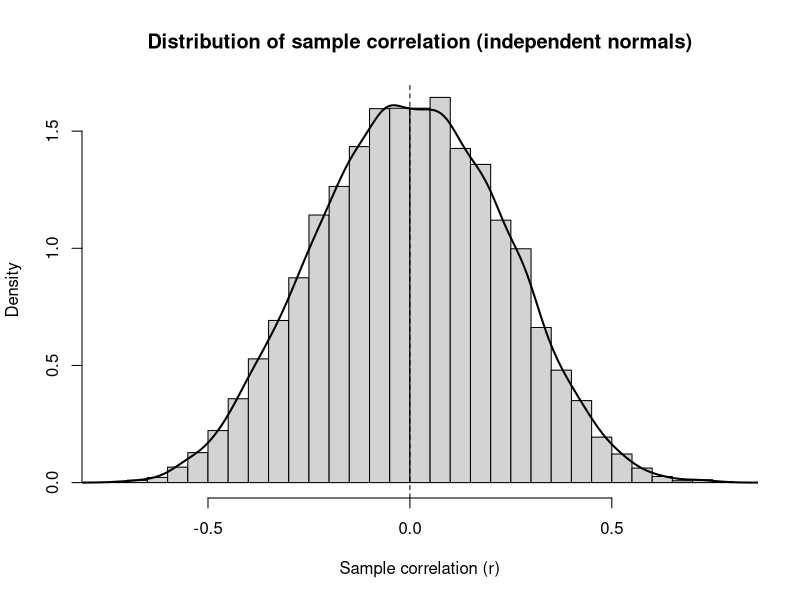
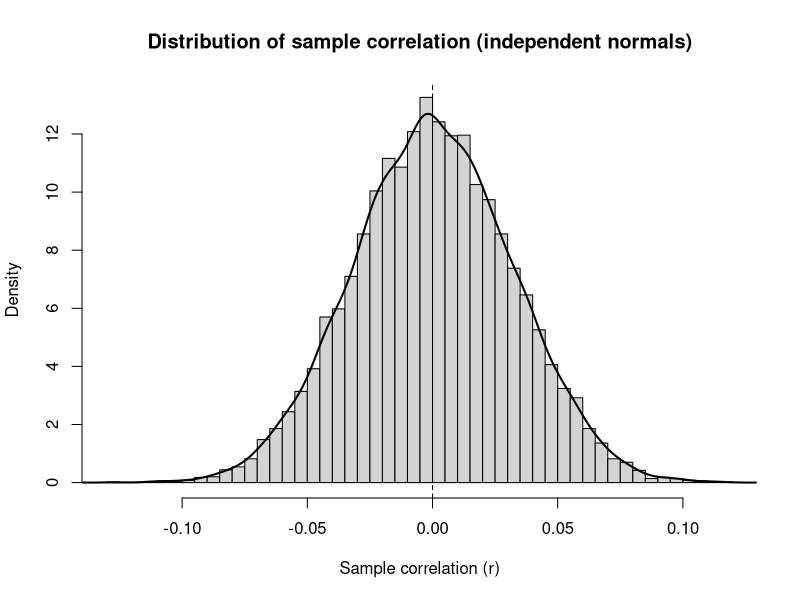
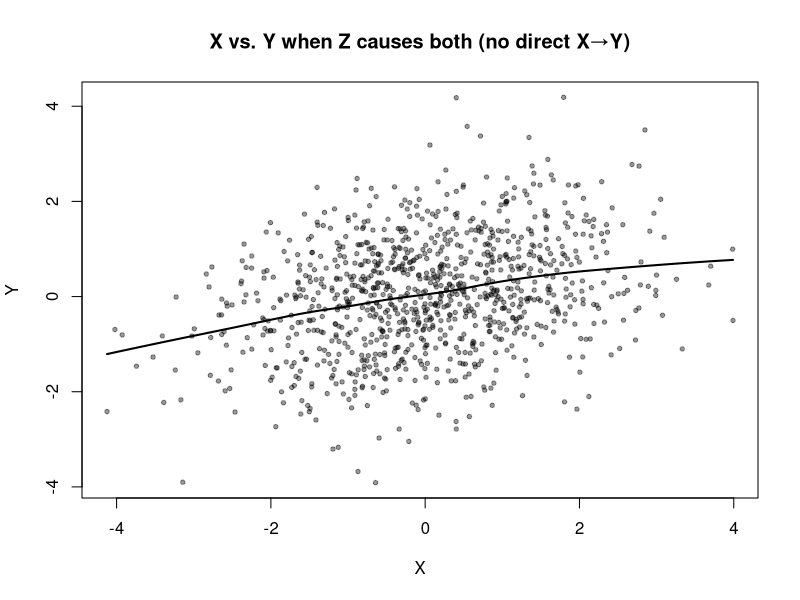

Write R code to recreate these figures, in order.
## ---- chunk 1

set.seed(1234)

# 1. Use the rnorm() function to create two random variables in R with 20 
# > observations each. Then, calculate the correlation between the two variables.
# > Repeat this process many times. Plot the distribution of the correlation 
# > coeIicients and report the standard deviation. On average, what would we 
# > expect the correlation between the two variables to be? What does this 
# > distribution tell us about sample estimates of population parameters?
  
# parameters
n <- 20
B <- 10000 # number of Monte Carlo replications

# function that returns the sample correlation from two independent N(0,1)
sim_once <- function(n) {
  x <- rnorm(n)
  y <- rnorm(n)
  cor(x, y)
}

# run the simulation
cors_n20 <- replicate(B, sim_once(n))

# summary statistics
mean_n20 <- mean(cors_n20)
sd_n20 <- sd(cors_n20)
quantile_n20 <- quantile(cors_n20, probs = c(.01, .05, .10, .25, .5, .75, .90, .95, .99))

list(mean = mean_n20, sd = sd_n20, quantiles = quantile_n20)

hist(cors_n20, breaks = 40, probability = TRUE,
     main = "Distribution of sample correlation (independent normals)",
     xlab = "Sample correlation (r)")
lines(density(cors_n20), lwd = 2)
abline(v = 0, lty = 2)


# 2. Repeat the previous step with a sample size of 1,000 and provide a 
# > substantive interpretation of how the results differ.

n_large <- 1000
cors_n1000 <- replicate(B, sim_once(n_large))

mean_n1000 <- mean(cors_n1000)
sd_n1000 <- sd(cors_n1000)
quantile_n1000 <- quantile(cors_n1000, probs = c(.01, .05, .10, .25, .5, .75, .90, .95, .99))

list(mean = mean_n1000, sd = sd_n1000, quantiles = quantile_n1000)

hist(cors_n1000, breaks = 40, probability = TRUE,
     main = "Distribution of sample correlation (independent normals)",
     xlab = "Sample correlation (r)")
lines(density(cors_n1000), lwd = 2)
abline(v = 0, lty = 2)



# 3. Create three random variables in R that have the following causal
# > relationship: That is, Z causes both X and Y, but X and Y have no causal 
# > relationship. Plot X and Y on a scatter plot and report their correlation. 
# > What does this tell us about interpreting correlations?
# > Hint: Start by generating Z as a random variable, then create X and Y as 
# > some function of Z plus random noise.

N <- 1000

# Generate Z and then X, Y as functions of Z with independent noise
Z <- rnorm(N)

# Strength of Z's effect on X and Y
alpha <- 0.8
beta <- 0.6

# Independent noise terms
sx <- 1
sy <- 1

X <- alpha * Z + rnorm(N, sd = sx)
Y <- beta * Z + rnorm(N, sd = sy)

# Compute the correlation between X and Y
cor_xy <- cor(X, Y)
cor_xy
plot(X, Y, pch = 19, cex = 0.6, col = rgb(0, 0, 0, 0.4),
     xlab = "X", ylab = "Y", main = "X vs. Y when Z causes both (no direct X→Y)")
# simple smooth for visualization
lines(lowess(X, Y, f = 2/3, iter = 1), lwd = 2)


# Interpretation: Even though there is no direct causal path from X to Y,
# > they appear correlated because they share a common cause (Z). 
# > This is an example of a spurious correlation due to confounding effects.
